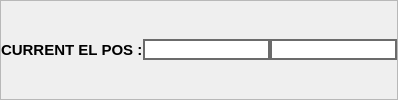
                         <widget class="QFrame" name="frame_70">
                          <property name="frameShape">
                           <enum>QFrame::StyledPanel</enum>
                          </property>
                          <property name="frameShadow">
                           <enum>QFrame::Raised</enum>
                          </property>
                          <layout class="QHBoxLayout" name="horizontalLayout_95">
                           <property name="spacing">
                            <number>0</number>
                           </property>
                           <property name="leftMargin">
                            <number>0</number>
                           </property>
                           <property name="topMargin">
                            <number>3</number>
                           </property>
                           <property name="rightMargin">
                            <number>0</number>
                           </property>
                           <property name="bottomMargin">
                            <number>3</number>
                           </property>
                           <item>
                            <widget class="QLabel" name="label_202">
                             <property name="font">
                              <font>
                               <pointsize>11</pointsize>
                               <weight>75</weight>
                               <bold>true</bold>
                              </font>
                             </property>
                             <property name="text">
                              <string>CURRENT EL POS :</string>
                             </property>
                            </widget>
                           </item>
                           <item alignment="Qt::AlignRight">
                            <widget class="QLineEdit" name="currElMax">
                             <property name="font">
                              <font>
                               <pointsize>10</pointsize>
                               <weight>75</weight>
                               <bold>true</bold>
                              </font>
                             </property>
                             <property name="styleSheet">
                              <string notr="true">border: 2px solid  rgb(107, 107, 107)
</string>
                             </property>
                             <property name="maxLength">
                              <number>6</number>
                             </property>
                             <property name="alignment">
                              <set>Qt::AlignCenter</set>
                             </property>
                             <property name="readOnly">
                              <bool>false</bool>
                             </property>
                            </widget>
                           </item>
                           <item alignment="Qt::AlignRight">
                            <widget class="QLineEdit" name="currElMin">
                             <property name="font">
                              <font>
                               <pointsize>10</pointsize>
                               <weight>75</weight>
                               <bold>true</bold>
                              </font>
                             </property>
                             <property name="styleSheet">
                              <string notr="true">border: 2px solid  rgb(107, 107, 107)
</string>
                             </property>
                             <property name="maxLength">
                              <number>6</number>
                             </property>
                             <property name="alignment">
                              <set>Qt::AlignCenter</set>
                             </property>
                             <property name="readOnly">
                              <bool>false</bool>
                             </property>
                            </widget>
                           </item>
                          </layout>
                         </widget>
